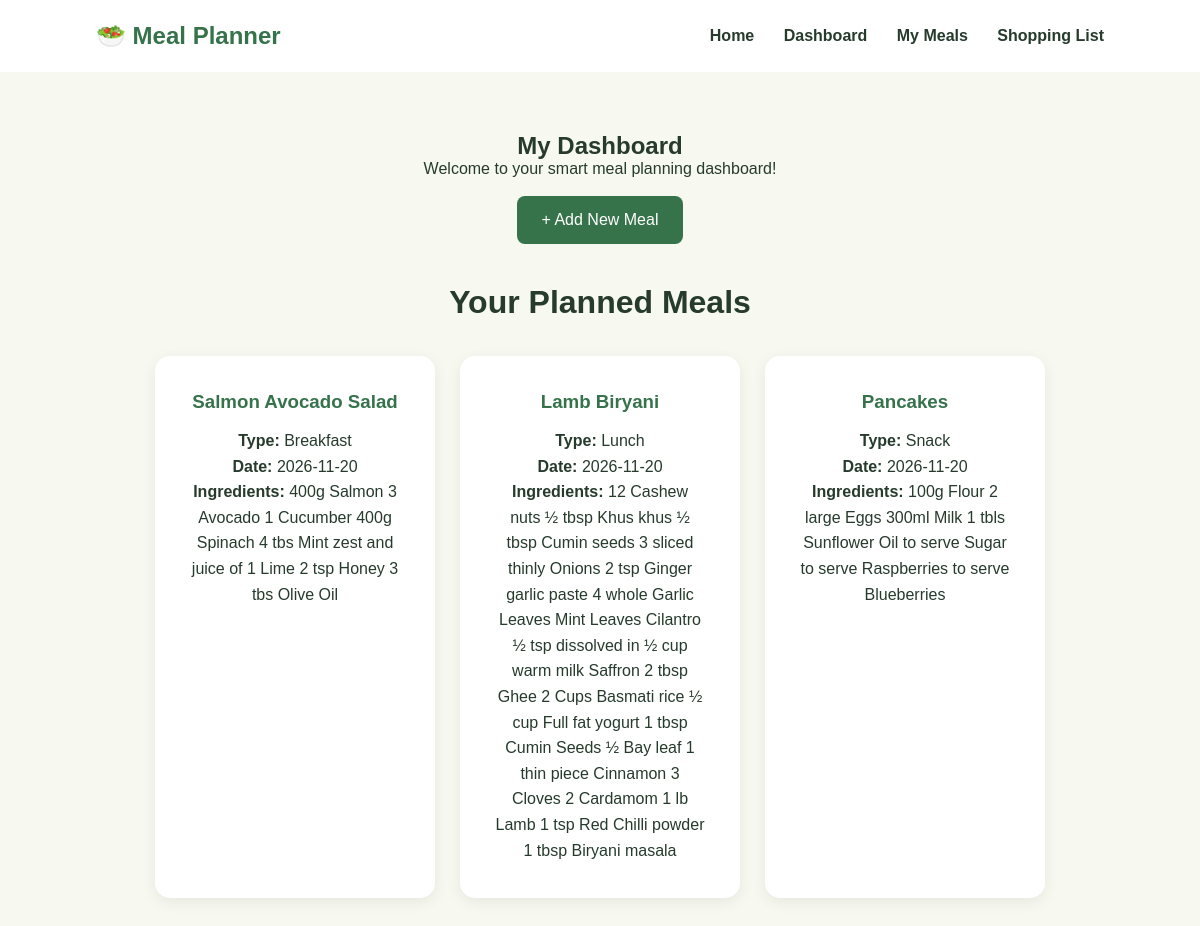
/dashboard, run on the app's committed database.
### tables this page shows
CREATE TABLE meals (
            id INTEGER PRIMARY KEY AUTOINCREMENT,
            meal_name TEXT NOT NULL,
            meal_type TEXT NOT NULL,
            meal_date TEXT NOT NULL,
            ingredients TEXT
        );

### app.py (the view)
@app.route("/dashboard")
def dashboard():
    conn = get_db()
    meals = conn.execute("SELECT * FROM meals").fetchall()
    conn.close()
    return render_template("dashboard.html", meals=meals)

### app.py (called while the page is built)
def get_db():
    conn = sqlite3.connect(DATABASE)
    conn.row_factory = sqlite3.Row
    return conn

### templates/dashboard.html (shortened to what this page needs)
<!DOCTYPE html>
<html lang="en">
<head>
    <link rel="stylesheet"
    href="{{ url_for('static', filename='css/style.css') }}">
</head>
<body>
    <nav class="navbar">
        <h2>🥗 Meal Planner</h2>
        <div class="nav-links">
            <a href="/">Home</a>
            <a href="/dashboard">Dashboard</a>
            <a href="/meals">My Meals</a>
            <a href="/shopping">Shopping List</a>
        </div>
    </nav>
    <section class="features">
        <h1>My Dashboard</h1>
        <p>Welcome to your smart meal planning dashboard!</p>
        <br>
        <a href="/meals" class="btn">+ Add New Meal</a>
        <h2 style="margin-top:40px;">Your Planned Meals</h2>
        {% if meals %}
        <div class="feature-container">
            {% for meal in meals %}
            <div class="card">
                <h3>{{ meal.meal_name }}</h3>
                <p><b>Type:</b> {{ meal.meal_type }}</p>
                <p><b>Date:</b> {{ meal.meal_date }}</p>
                <p><b>Ingredients:</b> {{ meal.ingredients }}</p>
            </div>
            {% endfor %}
        </div>
        {% else %}
        <p style="margin-top:25px;">
            No meals planned yet. Start by adding your first meal!
        </p>
        {% endif %}
    </section>
</body>
</html>

### static/css/style.css (style rules this page uses)
* { margin: 0; padding: 0; box-sizing: border-box; }
body { font-family: Arial, sans-serif; background: #f7f8f0; color: #263b2c; }
.navbar { display: flex; justify-content: space-between; align-items: center; padding: 22px 8%; background: white; }
.navbar h2 { color: #36734b; }
.nav-links a { text-decoration: none; color: #263b2c; margin-left: 25px; font-weight: bold; }
.btn { display: inline-block; background: #36734b; color: white; padding: 15px 25px; border-radius: 8px; text-decoration: none; }
.features { text-align: center; padding: 60px 8%; }
.features h2 { font-size: 32px; margin-bottom: 35px; }
.feature-container { display: flex; justify-content: center; gap: 25px; flex-wrap: wrap; }
.card { background: white; padding: 35px; width: 280px; border-radius: 15px; box-shadow: 0 4px 15px rgba(0,0,0,0.07); }
.card h3 { margin-bottom: 15px; color: #36734b; }
.card p { line-height: 1.6; }

### data on the page
meals: meal_name "Salmon Avocado Salad", meal_type "Breakfast", meal_date "2026-11-20", ingredients "400g Salmon 3 Avocado 1 Cucumber 400g Spinach 4 tbs Mint zest and juice of 1 Lime 2 tsp Honey 3 tbs Olive Oil"
meals: meal_name "Lamb Biryani", meal_type "Lunch", meal_date "2026-11-20", ingredients "12 Cashew nuts ½ tbsp Khus khus ½ tbsp Cumin seeds 3 sliced thinly Onions 2 tsp Ginger garlic paste 4 whole Garlic Leaves Mint Leaves Cilantro ½ tsp dissolved in ½ cup warm milk Saffron 2 tbsp Ghee 2 Cups Basmati rice ½ cup Full fat yogurt 1 tbsp Cumin Seeds ½ Bay leaf 1 thin piece Cinnamon 3 Cloves 2 Cardamom 1 lb Lamb 1 tsp Red Chilli powder 1 tbsp Biryani masala"
meals: meal_name "Pancakes", meal_type "Snack", meal_date "2026-11-20", ingredients "100g Flour 2 large Eggs 300ml Milk 1 tbls Sunflower Oil to serve Sugar to serve Raspberries to serve Blueberries"
